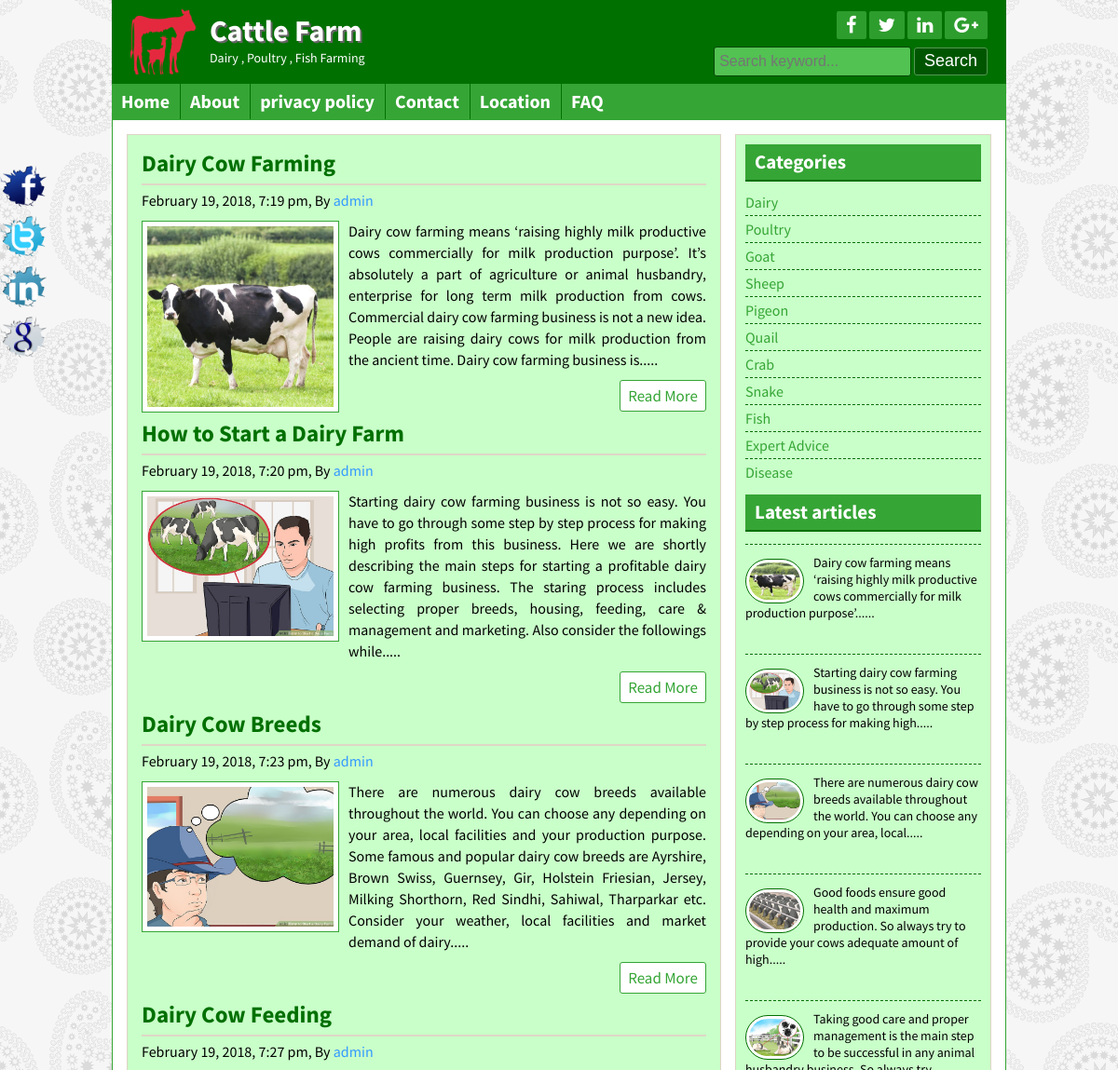
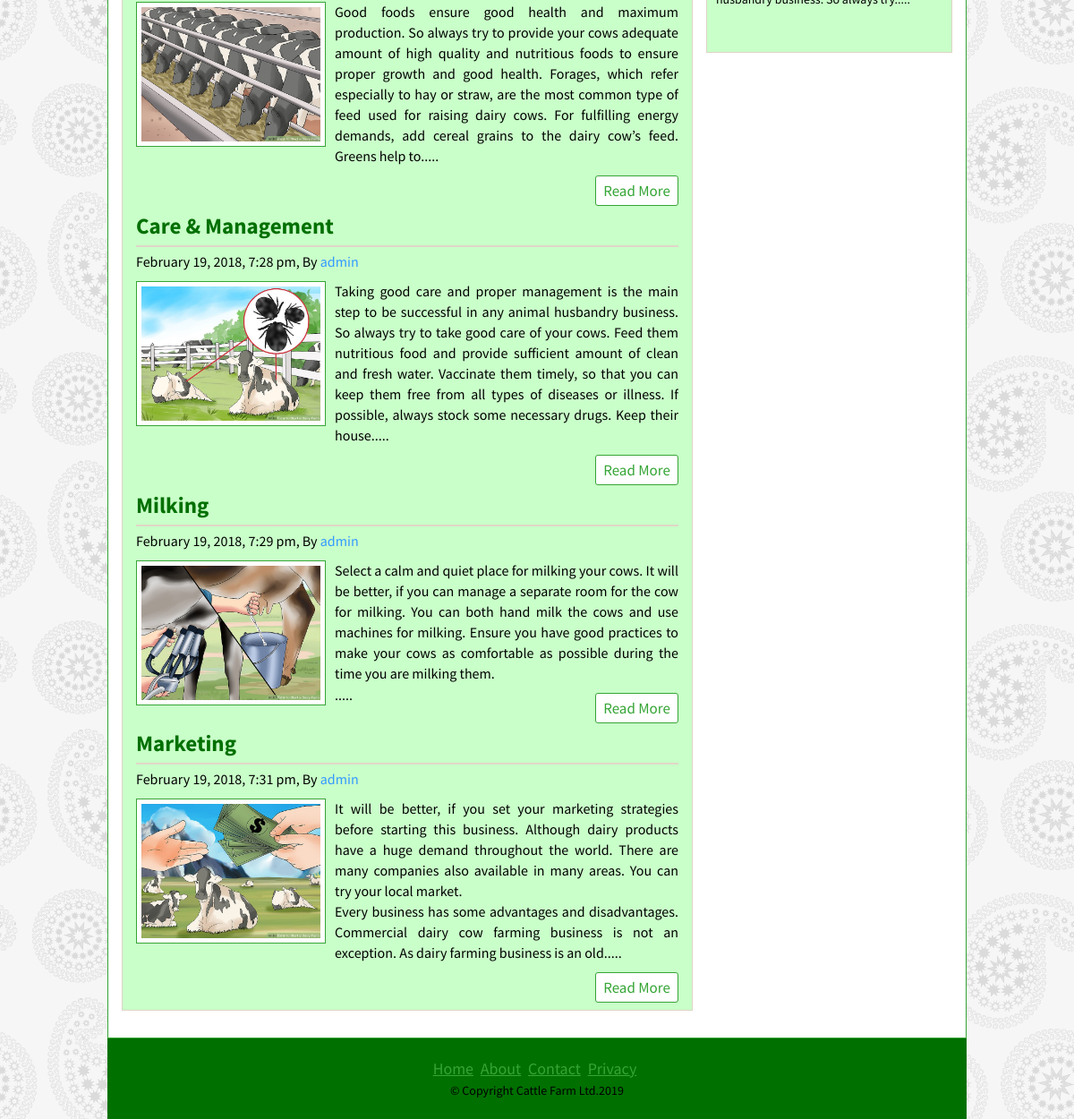
Page /posts.php?category=9 on the committed database (2 pictures, top to bottom).
### tables this page shows
CREATE TABLE `title_slogan` (
  `id` int(11) NOT NULL,
  `title` varchar(255) NOT NULL,
  `slogan` varchar(255) NOT NULL,
  `logo` varchar(255) NOT NULL
);

CREATE TABLE `tbl_social` (
  `id` int(11) NOT NULL,
  `fb` varchar(255) NOT NULL,
  `tw` varchar(255) NOT NULL,
  `ln` varchar(255) NOT NULL,
  `gp` varchar(255) NOT NULL
);

CREATE TABLE `tbl_page` (
  `id` int(11) NOT NULL,
  `name` varchar(255) NOT NULL,
  `body` text NOT NULL
);

CREATE TABLE `tbl_post` (
  `id` int(11) NOT NULL,
  `cat` int(11) NOT NULL,
  `title` varchar(255) NOT NULL,
  `body` text NOT NULL,
  `image` varchar(255) NOT NULL,
  `author` varchar(50) NOT NULL,
  `tags` varchar(255) NOT NULL,
  `date` timestamp NOT NULL DEFAULT CURRENT_TIMESTAMP,
  `userid` int(11) NOT NULL
);

CREATE TABLE `tbl_category` (
  `id` int(11) NOT NULL,
  `name` varchar(50) NOT NULL
);

CREATE TABLE `tbl_footer` (
  `id` int(11) NOT NULL,
  `note` varchar(255) NOT NULL
);

### lib/Database.php (called while the page is built, shortened)
<?php
Class Database{
	public $host   = DB_HOST;
	public $user   = DB_USER;
	public $pass   = DB_PASS;
	public $dbname = DB_NAME;
	public $link;
	private function connectDB(){
	$this->link = new mysqli($this->host, $this->user, $this->pass, $this->dbname);
 }
	public function select($query){
		$result = $this->link->query($query) or die($this->link->error.__LINE__);
		if($result->num_rows > 0){
			return $result;
		} else {
			return false;
		}
	}
}

### helpers/Format.php (called while the page is built, shortened)
<?php
class Format{
	public function formatDate($date){
		return date('F j, Y, g:i a', strtotime($date));
	}
	public function textShorten($text, $limit = 400){
		$text = $text. " ";
		$text = substr($text, 0, $limit);
		$text = substr($text, 0, strrpos($text, ' '));
		$text = $text.".....";
		return $text;
	}
}
?>

### posts.php (the view)
<?php include 'inc/header.php'; ?>
<?php
	$category = mysqli_real_escape_string($db->link, $_GET['category']);
	if(!isset($category) || $category == NULL){
		header("Location: 404.php");
	} else {
		$id = $category;
	}
?>
	<div class="contentsection contemplete clear">
		<div class="maincontent clear">
			<?php
				$query = "select * from tbl_post where cat=$id";
				$post = $db->select($query);
				if($post){
				while ($result = $post->fetch_assoc()){
			?>
			<div class="samepost clear">
				<h2><a href="post.php?id=<?php echo $result['id']; ?>"><?php echo $result['title']; ?></a></h2>
				<h4><?php echo $fm->formatDate($result['date']); ?>, By <a href="#"><?php echo $result['author']; ?></a></h4>
				 <a href="#"><img src="admin/<?php echo $result['image']; ?>" alt="post image"/></a>
				 <?php echo $fm->textShorten($result['body']); ?>
				<div class="readmore clear">
					<a href="post.php?id=<?php echo $result['id']; ?>">Read More</a>
				</div>
			</div>
		<?php } } else{ ?>
			<h3>No Post Avilable In This Category !!<h3>
				<?php } ?>
	</div>
<?php include 'inc/sidebar.php'; ?>
<?php include 'inc/footer.php';  ?>

### inc/header.php (shortened to what this page needs)
<?php include 'lib/Database.php'; ?>
<?php include 'helpers/Format.php'; ?>
<?php
	$db = new Database();
	$fm = new Format();
?>
<!DOCTYPE html>
<html>
<head>
	<?php include 'scripts/css.php'; ?>
</head>
<body>
	<div class="headersection templete clear">
		<a href="#">
			<div class="logo">
	<?php
    	$query = "select * from title_slogan where id='1'";
    	$blog_title = $db->select($query);
    	if($blog_title){
        	while($result = $blog_title->fetch_assoc()){
				?>
				<img src="admin/<?php echo $result['logo'];?>" alt="Logo"/>
				<h2><?php echo $result['title'];?></h2>
				<p><?php echo $result['slogan'];?></p>
			<?php } } ?>
			</div>
		</a>
		<div class="social clear">
			<div class="icon clear">
				<?php
    				$query = "select * from tbl_social where id='1'";
    				$socialmedia = $db->select($query);
    				if($socialmedia){
        				while($result = $socialmedia->fetch_assoc()){
					?>
				<a href="<?php echo $result['fb']; ?>" target="_blank"><i class="fa fa-facebook"></i></a>
				<a href="<?php echo $result['tw']; ?>" target="_blank"><i class="fa fa-twitter"></i></a>
				<a href="<?php echo $result['ln']; ?>" target="_blank"><i class="fa fa-linkedin"></i></a>
				<a href="<?php echo $result['gp']; ?>" target="_blank"><i class="fa fa-google-plus"></i></a>
				<?php } } ?>
			</div>
			<div class="searchbtn clear">
			<form action="search.php" method="GET">
				<input type="text" name="search" placeholder="Search keyword..."/>
				<input type="submit" name="submit" value="Search"/>
			</form>
			</div>
		</div>
	</div>
<div class="navsection templete">
	<?php
		$path = $_SERVER['SCRIPT_FILENAME'];
		$currentpage = basename($path, '.php');
	?>
	<ul>
		<li><a <?php if($currentpage == 'index'){ echo 'id="active"'; }?> href="index.php">Home</a></li>
                                <?php
                                    $query = "select * from tbl_page";
                                    $pages = $db->select($query);
                                    if($pages){
                                        while($result = $pages->fetch_assoc()){
                                    ?>
                                <li><a
                                <?php
                                if(isset($_GET['pageid']) && $_GET['pageid'] == $result['id']){
                                	echo 'id="active"';
                                }
                                ?> href="page.php?pageid=<?php echo $result['id'];?>"><?php echo $result['name'];?></a> </li>
                                <?php } } ?>
		<li><a <?php if($currentpage == 'contact'){ echo 'id="active"'; }?> href="contact.php">Contact</a></li>
		<li><a <?php if($currentpage == 'location'){ echo 'id="active"'; }?> href="location.php">Location</a></li>
		<li><a <?php if($currentpage == 'faq'){ echo 'id="active"'; }?> href="faq.php">FAQ</a></li>
	</ul>
</div>

### inc/sidebar.php
		<div class="sidebar clear">
			<div class="samesidebar clear">
				<h2>Categories</h2>
					<ul>
						<?php
					$query = "select * from tbl_category";
					$category = $db->select($query);
				if($category){
				while ($result = $category->fetch_assoc()){
				?>
						<li><a href="posts.php?category=<?php echo $result['id']; ?>"><?php echo $result['name']; ?></a></li>
						<?php } } else{ ?>
							<li>No Category Created</li>
						<?php } ?>
					</ul>
			</div>
			<div class="samesidebar clear">
				<h2>Latest articles</h2>
					<?php
					$query = "select * from tbl_post limit 5";
					$post = $db->select($query);
				if($post){
				while ($result = $post->fetch_assoc()){
				?>
					<div class="popular clear">
						<h3><a href="post.php?id=<?php echo $result['id']; ?>"><a href="post.php?id=<?php echo $result['title']; ?>"></a></h3>
						<a href="post.php?id=<?php echo $result['id']; ?>">
							<img src="admin/<?php echo $result['image']; ?>" alt="post image"/>
						</a>
						 <?php echo $fm->textShorten($result['body'], 125); ?>
					</div>
		<?php } } else { header("Location: 404.php");} ?>
	</div>
</div>

### inc/footer.php (shortened to what this page needs)
</div>
	<div class="footersection templete clear">
	  <div class="footermenu clear">
		<ul>
			<li><a href="#">Home</a></li>
			<li><a href="#">About</a></li>
			<li><a href="#">Contact</a></li>
			<li><a href="#">Privacy</a></li>
		</ul>
	  </div>
            <?php
                $query = "select * from tbl_footer where id='1'";
                $footernote = $db->select($query);
                if($footernote){
                    while($result = $footernote->fetch_assoc()){
                ?>
	  <p>&copy; <?php echo $result['note']; ?><?php echo date('Y');?></p>
      <?php } } ?>
	</div>
	<div class="fixedicon clear">
				<?php
    				$query = "select * from tbl_social where id='1'";
    				$socialmedia = $db->select($query);
    				if($socialmedia){
        				while($result = $socialmedia->fetch_assoc()){
					?>
		<a href="<?php echo $result['fb']; ?>" target="_blank"><img src="images/fb.png" alt="Facebook"/></a>
		<a href="<?php echo $result['tw']; ?>" target="_blank"><img src="images/tw.png" alt="Twitter"/></a>
		<a href="<?php echo $result['ln']; ?>" target="_blank"><img src="images/in.png" alt="LinkedIn"/></a>
		<a href="<?php echo $result['gp']; ?>" target="_blank"><img src="images/gl.png" alt="GooglePlus"/></a>
		<?php } } ?>
	</div>
</body>
</html>

### themes/green.css (style rules this page uses)
.headersection,.footersection { background: #007000 none repeat scroll 0 0; }
.icon a { background: #2d9d2d none repeat scroll 0 0; }
.searchbtn input[type="text"] { background: #52c252 none repeat scroll 0 0;border: 1px solid #034703; }
.searchbtn input[type="submit"] { border: 1px solid #549854; }
input[type="submit"] { background: #005600 none repeat scroll 0 0;border: 1px solid #52c252; }
.navsection { background: #35a535 none repeat scroll 0 0; }
.navsection ul li { border-left: 1px solid #007000;border-right: 1px solid #38a838; }
.samepost h2 a { color: #007000; }
.maincontent,.sidebar { background: #C9FFC9 none repeat scroll 0 0; }
.samepost img { border: 1px solid #35A535; }
.contentsection { border: 1px solid #35A535; }
.samesidebar h2 { background: #35a535 none repeat scroll 0 0;border-bottom: 2px solid #007000;color: #fff; }
.readmore a { border: 1px solid #35a535;color: #35a535; }
.footermenu ul li a { color: #35A535; }
.samepost h2, .about h2 { color: #007000; }
.popular img { border: 1px solid #007000; }
.samesidebar ul li,.popular h3 { border-bottom: 1px dashed #007000; }
.samesidebar ul li a { color: #35A535; }

### rows in the picture
title_slogan: logo (picture), title "Cattle Farm", slogan "Dairy , Poultry , Fish Farming"
tbl_page: name "About"
tbl_page: name "privacy policy"
tbl_post: title "Dairy Cow Farming", date "February 19, 2018, 7:19 pm", author "admin", image (picture), body "Dairy cow farming means ‘raising highly milk productive cows commercially for milk production purpose’. It’s absolutely a part of agriculture or animal husbandry, enterprise for long term milk production from cows. Commercial dairy cow farming business is not a new idea. People are raising dairy cows for milk production from the ancient time. Dairy cow farming business is.....", body "Dairy cow farming means ‘raising highly milk productive cows commercially for milk production purpose’......"
tbl_post: title "How to Start a Dairy Farm", date "February 19, 2018, 7:20 pm", author "admin", image (picture), body "Starting dairy cow farming business is not so easy. You have to go through some step by step process for making high profits from this business. Here we are shortly describing the main steps for starting a profitable dairy cow farming business. The staring process includes selecting proper breeds, housing, feeding, care & management and marketing. Also consider the followings while.....", body "Starting dairy cow farming business is not so easy. You have to go through some step by step process for making high....."
tbl_post: title "Dairy Cow Breeds", date "February 19, 2018, 7:23 pm", author "admin", image (picture), body "There are numerous dairy cow breeds available throughout the world. You can choose any depending on your area, local facilities and your production purpose. Some famous and popular dairy cow breeds are Ayrshire, Brown Swiss, Guernsey, Gir, Holstein Friesian, Jersey, Milking Shorthorn, Red Sindhi, Sahiwal, Tharparkar etc. Consider your weather, local facilities and market demand of dairy.....", body "There are numerous dairy cow breeds available throughout the world. You can choose any depending on your area, local....."
tbl_post: title "Dairy Cow Feeding", date "February 19, 2018, 7:27 pm", author "admin", image (picture), body "Good foods ensure good health and maximum production. So always try to provide your cows adequate amount of high quality and nutritious foods to ensure proper growth and good health. Forages, which refer especially to hay or straw, are the most common type of feed used for raising dairy cows. For fulfilling energy demands, add cereal grains to the dairy cow’s feed. Greens help to.....", body "Good foods ensure good health and maximum production. So always try to provide your cows adequate amount of high....."
tbl_post: title "Care & Management", date "February 19, 2018, 7:28 pm", author "admin", image (picture), body "Taking good care and proper management is the main step to be successful in any animal husbandry business. So always try to take good care of your cows. Feed them nutritious food and provide sufficient amount of clean and fresh water. Vaccinate them timely, so that you can keep them free from all types of diseases or illness. If possible, always stock some necessary drugs. Keep their house.....", body "Taking good care and proper management is the main step to be successful in any animal husbandry business. So always try....."
tbl_post: title "Milking", date "February 19, 2018, 7:29 pm", author "admin", image (picture), body "Select a calm and quiet place for milking your cows. It will be better, if you can manage a separate room for the cow for milking. You can both hand milk the cows and use machines for milking. Ensure you have good practices to make your cows as comfortable as possible during the time you are milking them. ....."
tbl_post: title "Marketing", date "February 19, 2018, 7:31 pm", author "admin", image (picture), body "It will be better, if you set your marketing strategies before starting this business. Although dairy products have a huge demand throughout the world. There are many companies also available in many areas. You can try your local market. Every business has some advantages and disadvantages. Commercial dairy cow farming business is not an exception. As dairy farming business is an old....."
tbl_category: name "Dairy"
tbl_category: name "Poultry"
tbl_category: name "Goat"
tbl_category: name "Sheep"
tbl_category: name "Pigeon"
tbl_category: name "Quail"
tbl_category: name "Crab"
tbl_category: name "Snake"
tbl_category: name "Fish"
tbl_category: name "Expert Advice"
tbl_category: name "Disease"
tbl_footer: note "Copyright Cattle Farm Ltd."
